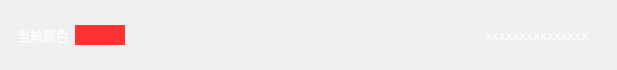
                  <widget class="QWidget" name="verticalWidget_30" native="true">
                   <property name="minimumSize">
                    <size>
                     <width>0</width>
                     <height>70</height>
                    </size>
                   </property>
                   <property name="maximumSize">
                    <size>
                     <width>16777215</width>
                     <height>70</height>
                    </size>
                   </property>
                   <property name="styleSheet">
                    <string notr="true">#verticalWidget_30{background-color: rgba(223, 223, 223,50);
border-radius: 5px;}</string>
                   </property>
                   <layout class="QHBoxLayout" name="horizontalLayout_39">
                    <item>
                     <widget class="QWidget" name="horizontalWidget_29" native="true">
                      <property name="minimumSize">
                       <size>
                        <width>0</width>
                        <height>40</height>
                       </size>
                      </property>
                      <property name="maximumSize">
                       <size>
                        <width>16777215</width>
                        <height>40</height>
                       </size>
                      </property>
                      <layout class="QVBoxLayout" name="verticalLayout_34">
                       <property name="spacing">
                        <number>0</number>
                       </property>
                       <property name="leftMargin">
                        <number>0</number>
                       </property>
                       <property name="topMargin">
                        <number>0</number>
                       </property>
                       <property name="rightMargin">
                        <number>0</number>
                       </property>
                       <property name="bottomMargin">
                        <number>0</number>
                       </property>
                      </layout>
                     </widget>
                    </item>
                    <item>
                     <widget class="QLabel" name="label_74">
                      <property name="font">
                       <font>
                        <family>OPPOSans B</family>
                        <pointsize>10</pointsize>
                        <stylestrategy>PreferAntialias</stylestrategy>
                       </font>
                      </property>
                      <property name="styleSheet">
                       <string notr="true">color: rgb(255, 255, 255);</string>
                      </property>
                      <property name="text">
                       <string>当前颜色</string>
                      </property>
                     </widget>
                    </item>
                    <item>
                     <widget class="QLabel" name="label_61">
                      <property name="minimumSize">
                       <size>
                        <width>50</width>
                        <height>0</height>
                       </size>
                      </property>
                      <property name="maximumSize">
                       <size>
                        <width>50</width>
                        <height>20</height>
                       </size>
                      </property>
                      <property name="styleSheet">
                       <string notr="true">background-color: rgb(255, 51, 51);</string>
                      </property>
                      <property name="text">
                       <string/>
                      </property>
                     </widget>
                    </item>
                    <item>
                     <spacer name="horizontalSpacer_68">
                      <property name="orientation">
                       <enum>Qt::Horizontal</enum>
                      </property>
                      <property name="sizeHint" stdset="0">
                       <size>
                        <width>352</width>
                        <height>20</height>
                       </size>
                      </property>
                     </spacer>
                    </item>
                    <item>
                     <widget class="QLineEdit" name="lineEdit_26">
                      <property name="font">
                       <font>
                        <family>OPPOSans B</family>
                        <pointsize>10</pointsize>
                        <stylestrategy>PreferAntialias</stylestrategy>
                       </font>
                      </property>
                      <property name="styleSheet">
                       <string notr="true">QLineEdit{
color: rgb(255, 255, 255);
border-radius: 14px;
	background-color: rgba(255, 255, 255, 0);
border: 0px solid rgba(255, 255, 255, 0);
}</string>
                      </property>
                      <property name="text">
                       <string>xxxxxxxxxxxxxxx</string>
                      </property>
                      <property name="readOnly">
                       <bool>true</bool>
                      </property>
                     </widget>
                    </item>
                   </layout>
                  </widget>
